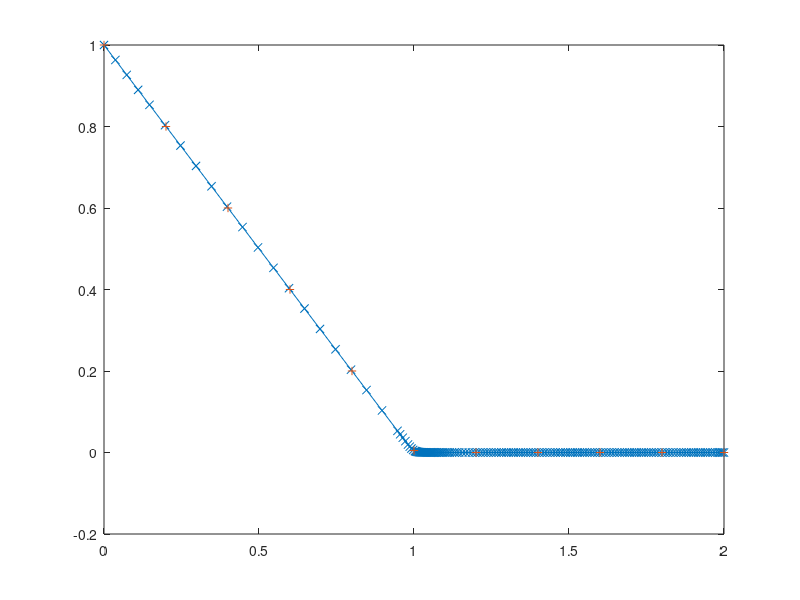

MATLAB code for this plot:

clear;

k = 1;
% eta = 0.1;
eta = 0.0;
delta = 1.0e-2;

% smoothsign = @(y) y ./ sqrt(y.^2+delta^2));
smoothsign = @(y) tanh(y./delta);

afun = @(t,y) -k*smoothsign(y) - eta*y;

y0 = 1.0;
tmax = 2.0;
% y0 = -1.0e-3;
% tmax = 0.1;
[t,y] = ode45(afun, [0,tmax], [y0]);


%
wfun = @(w) w + delta.*log(tanh(w./delta) ./ (tanh(w./delta)+1));
ts = linspace(0,tmax,11);
yana = [];
w0 = wfun(y0);
for tt = ts
    yana(end+1) = fsolve(@(w) (wfun(w) + k*tt - w0), y0);
end
yana = real(yana);

figure;
plot(t,y,'-x', ts,yana,'+');




